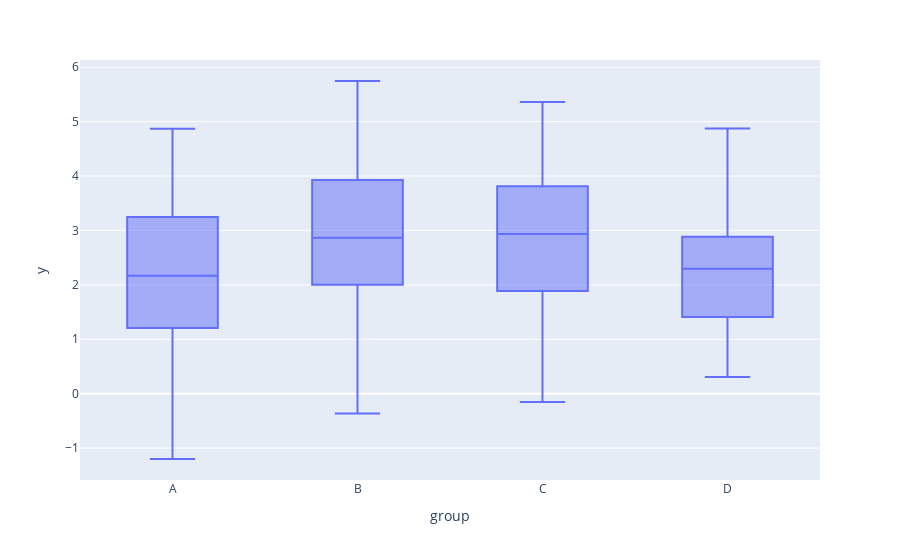

Source (notebook cell):
### Code cell
# boxplots of y by group
plotly.offline.iplot(
    plotly.express.box(data1, x = "group", y = "y")
)

### Figure 1 — Plotly figure (JSON) as saved in the notebook; plotly's stock layout.template omitted (floating-point values rounded to 4 significant figures; data arrays with more than 128 entries replaced by an {"elided": "..."} marker saying what was removed)
{"data": [{"alignmentgroup": "True", "hoverlabel": {"namelength": 0}, "hovertemplate": "group=%{x}<br>y=%{y}", "legendgroup": "", "marker": {"color": "#636efa"}, "name": "", "notched": false, "offsetgroup": "", "orientation": "v", "showlegend": false, "type": "box", "x": {"elided": "200 str values"}, "x0": " ", "xaxis": "x", "y": {"elided": "200 float values"}, "y0": " ", "yaxis": "y"}], "layout": {"boxmode": "group", "legend": {"tracegroupgap": 0}, "margin": {"t": 60}, "xaxis": {"anchor": "y", "domain": [0, 1], "title": {"text": "group"}}, "yaxis": {"anchor": "x", "domain": [0, 1], "title": {"text": "y"}}}}
